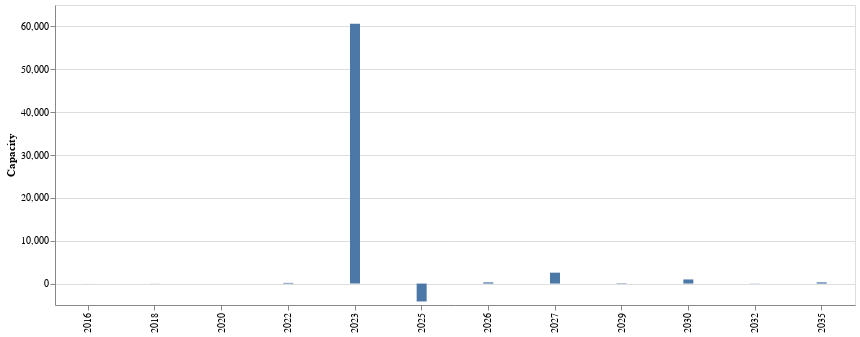

Notebook cell for this chart:
### Markdown cell above
The data of variable planned is plotted to get more insights

### Code cell
alt.Chart(data_plan_variable).mark_bar(width = 10).encode(
alt.X('service_year:N', title=''),
alt.Y('sum(Capmax)', title='Capacity')).properties(width=800)

### Figure 1 — Vega-Lite specification as saved in the notebook (floating-point values rounded to 4 significant figures; data arrays with more than 128 entries replaced by an {"elided": "..."} marker saying what was removed)
{"config": {"view": {"continuousWidth": 300, "continuousHeight": 300}}, "data": {"name": "data-b276a3bde20612139dc9094df39bdd3a"}, "mark": {"type": "bar", "width": 10}, "encoding": {"x": {"field": "service_year", "title": "", "type": "nominal"}, "y": {"aggregate": "sum", "field": "Capmax", "title": "Capacity", "type": "quantitative"}}, "width": 800, "$schema": "https://vega.github.io/schema/vega-lite/v5.20.1.json", "datasets": {"data-b276a3bde20612139dc9094df39bdd3a": {"elided": "156 records"}}}
